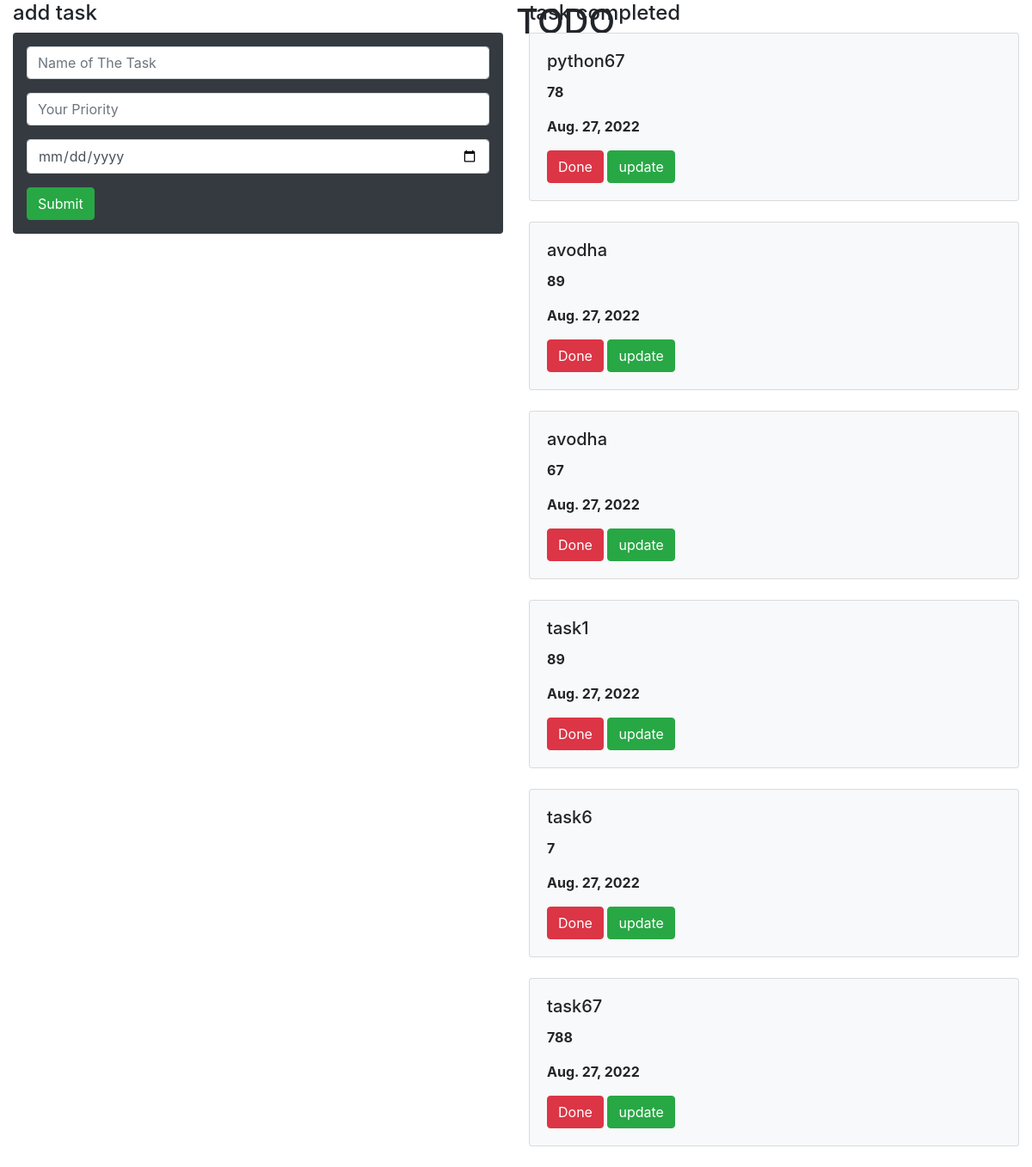
The page / on the database its author committed.
### todoapp/models.py (models this page shows, shortened)
class Task(models.Model):
    name=models.CharField(max_length=100)
    priority=models.IntegerField()
    date=models.DateField(default=datetime.date)

### todoapp/views.py (the view)
# urls.py: path('', views.result, name='result'),
def result(request):
    obj1 = Task.objects.all()
    if request.method == 'POST':
        name = request.POST.get('name')
        priority = request.POST.get('priority')
        date = request.POST.get('date')
        obj = Task(name=name, priority=priority, date=date)
        obj.save()
    return render(request, 'home.html', {'obj1': obj1})

### templates/home.html (shortened to what this page needs)
{% extends 'base.html' %}
{% block content %}
<div class="container-fluid">
    <div class="row">
        <div class="col-md-12">
            <div class="banner">
                <div class="banner-text">
                    <h1>TODO</h1>
                </div>
            </div>
        </div>
    </div>
    <div class="row">
        <div class="col-md-6">
            <h4>add task</h4>
            <form method="post" class="shadow-none p-3 mb-5  bg-dark rounded">
    <div class="form-group">
    <input type="text" name="name"class="form-control"  placeholder="Name of The Task">
    </div>
    <div class="form-group">
    <input type="text" name="priority"class="form-control"  placeholder="Your Priority">
    </div>
         <div class="form-group">
    <input type="date" name="date"class="form-control"  placeholder="Your Date">
    </div>
    <input type="submit" class="btn btn-success">
</form>
        </div>
        <div class="col-md-6">
            <h4>task completed</h4>
            {% for i in obj1 %}
            <div class="shadow bg-light card">
            <div class="card-body">
                <h5 class="card-title">{{i.name}}</h5>
                <p><b>{{i.priority}}</b></p>
                <p><b>{{i.date}}</b></p>
                <a class="btn btn-danger" href="{% url 'delete' i.id %}">Done</a>
                 <a class="btn btn-success" href="{% url 'update' i.id %}">update</a>
            </div>
                </div>
            <br>
            {% endfor %}
        </div>
    </div>
</div>
{% endblock %}

### templates/base.html (shortened to what this page needs)
{% load static %}
<!DOCTYPE html>
<html lang="en">
<head>
    <link rel="stylesheet" href="https://cdn.jsdelivr.net/npm/bootstrap@4.0.0/dist/css/bootstrap.min.css">
    <link rel="stylesheet" href="{% static 'style.css' %}">
</head>
<body>
{% block content %}
{% endblock %}
</body>
</html>

### templates/static/style.css (style rules this page uses)
.banner-text { top:50%; left:50%; position:absolute; transformation:translate(-50%,-50%) }

### rows shown on the page
Task: name "python67", priority "78", date "Aug. 27, 2022"
Task: name "avodha", priority "89", date "Aug. 27, 2022"
Task: name "avodha", priority "67", date "Aug. 27, 2022"
Task: name "task1", priority "89", date "Aug. 27, 2022"
Task: name "task6", priority "7", date "Aug. 27, 2022"
Task: name "task67", priority "788", date "Aug. 27, 2022"
